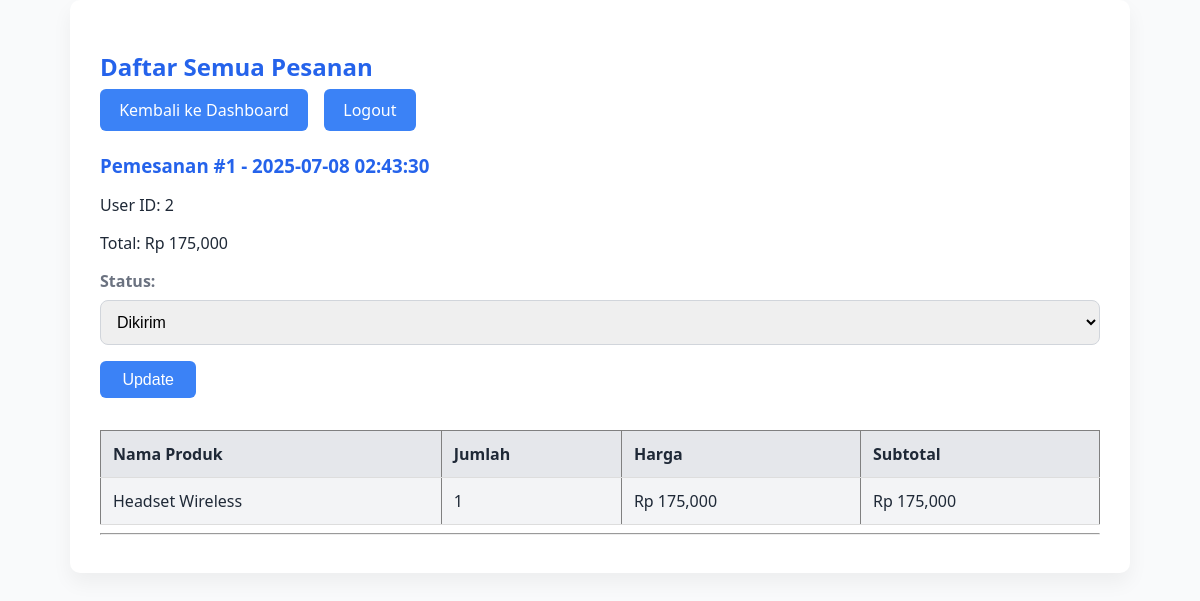
Screenshot of /admin/pesanan.php (signed in) with the database file from the repository.
### tables this page shows
CREATE TABLE `pesanan` (
  `id` int(11) NOT NULL,
  `user_id` int(11) DEFAULT NULL,
  `tanggal` datetime DEFAULT current_timestamp(),
  `metode_pembayaran` enum('cod','qris') DEFAULT NULL,
  `status` enum('menunggu','diproses','selesai','dikirim') DEFAULT 'menunggu',
  `total` decimal(10,2) DEFAULT NULL
);

CREATE TABLE `detail_pemesanan` (
  `id` int(11) NOT NULL,
  `id_pemesanan` int(11) DEFAULT NULL,
  `id_produk` varchar(50) DEFAULT NULL,
  `jumlah` int(11) DEFAULT NULL,
  `sub_total` int(11) DEFAULT NULL
);

CREATE TABLE `produk` (
  `id` varchar(50) NOT NULL,
  `nama` varchar(100) DEFAULT NULL,
  `deskripsi` text DEFAULT NULL,
  `harga` int(11) DEFAULT NULL,
  `stok` int(11) DEFAULT NULL,
  `gambar` varchar(255) DEFAULT NULL
);

### admin/pesanan.php (the view, shortened to what this page needs)
<?php
include '../config/koneksi.php';
$pemesanan = mysqli_query($koneksi, "SELECT * FROM pesanan ORDER BY tanggal DESC");
?>
<!DOCTYPE html>
<html>
<head>
    <link rel="stylesheet" href="../css/admin.css">
</head>
<body>
    <div class="container">
        <h2>Daftar Semua Pesanan</h2>
        <ul>
            <li><a href="dashboard.php">Kembali ke Dashboard</a></li>
            <li><a href="../logout.php">Logout</a></li>
        </ul>
        <?php while ($p = mysqli_fetch_assoc($pemesanan)): ?>
            <h3>Pemesanan #<?= $p['id'] ?> - <?= $p['tanggal'] ?></h3>
            <p>User ID: <?= $p['user_id'] ?></p>
            <p>Total: Rp <?= number_format($p['total']) ?></p>
            <form method="POST" action="../proses/update_status.php">
                <label>Status:</label>
                <select name="status">
                    <option <?= $p['status'] === 'dikirim' ? 'selected' : '' ?>>Dikirim</option>
                </select>
                <button type="submit">Update</button>
            </form>
            <table border="1" cellpadding="6" cellspacing="0">
                <tr>
                    <th>Nama Produk</th>
                    <th>Jumlah</th>
                    <th>Harga</th>
                    <th>Subtotal</th>
                </tr>
                <?php
                $id_pemesanan = $p['id'];
                $detail = mysqli_query($koneksi, "
                    SELECT dp.jumlah, dp.sub_total, p.nama, p.harga
                    FROM detail_pemesanan dp
                    JOIN produk p ON dp.id_produk = p.id
                    WHERE dp.id_pemesanan = $id_pemesanan
                ");
                while ($d = mysqli_fetch_assoc($detail)): ?>
                    <tr>
                        <td><?= $d['nama'] ?></td>
                        <td><?= $d['jumlah'] ?></td>
                        <td>Rp <?= number_format($d['harga']) ?></td>
                        <td>Rp <?= number_format($d['sub_total']) ?></td>
                    </tr>
                <?php endwhile; ?>
            </table>
            <hr>
        <?php endwhile; ?>
    </div>
</body>
</html>

### css/admin.css (style rules this page uses)
:root { --primary: #3b82f6; --primary-dark: #2563eb; --secondary: #10b981; --danger: #ef4444; --text-dark: #1f2937; --bg-light: #f9fafb; --gray: #6b7280; --white: #ffffff; }
body { margin: 0; font-family: 'Segoe UI', sans-serif; background-color: var(--bg-light); color: var(--text-dark); }
.container { max-width: 1000px; margin: 0 auto; background: white; padding: 30px; border-radius: 10px; box-shadow: 0 10px 20px rgba(0, 0, 0, 0.05); }
h2, h3 { color: var(--primary-dark); margin-bottom: 1rem; }
ul { list-style: none; display: flex; gap: 1rem; margin-bottom: 2rem; padding: 0; }
ul li a { text-decoration: none; padding: 0.6rem 1.2rem; background-color: var(--primary); color: var(--white); border-radius: 6px; transition: background 0.3s ease; }
form { margin-bottom: 2rem; }
label { display: block; margin-bottom: 0.5rem; font-weight: 600; color: var(--gray); }
input[type="text"], input[type="number"], input[type="file"], textarea, select { width: 100%; padding: 0.75rem; border: 1px solid #d1d5db; border-radius: 8px; margin-bottom: 1rem; font-size: 1rem; }
button { background-color: var(--primary); color: var(--white); padding: 0.6rem 1.4rem; border: none; border-radius: 6px; font-size: 1rem; cursor: pointer; transition: background 0.3s; }
table { width: 100%; border-collapse: collapse; margin-top: 20px; }
th, td { padding: 12px; text-align: left; border-bottom: 1px solid #ddd; }
th { background-color: #e5e7eb; }
tr:nth-child(even) { background-color: #f3f4f6; }

### rows the page displays
pesanan: id "1", tanggal "2025-07-08 02:43:30", user "2", total "175,000", status "Dikirim"
detail_pemesanan: id_produk.nama "Headset Wireless", jumlah "1", id_produk.harga "175,000", sub_total "175,000"
